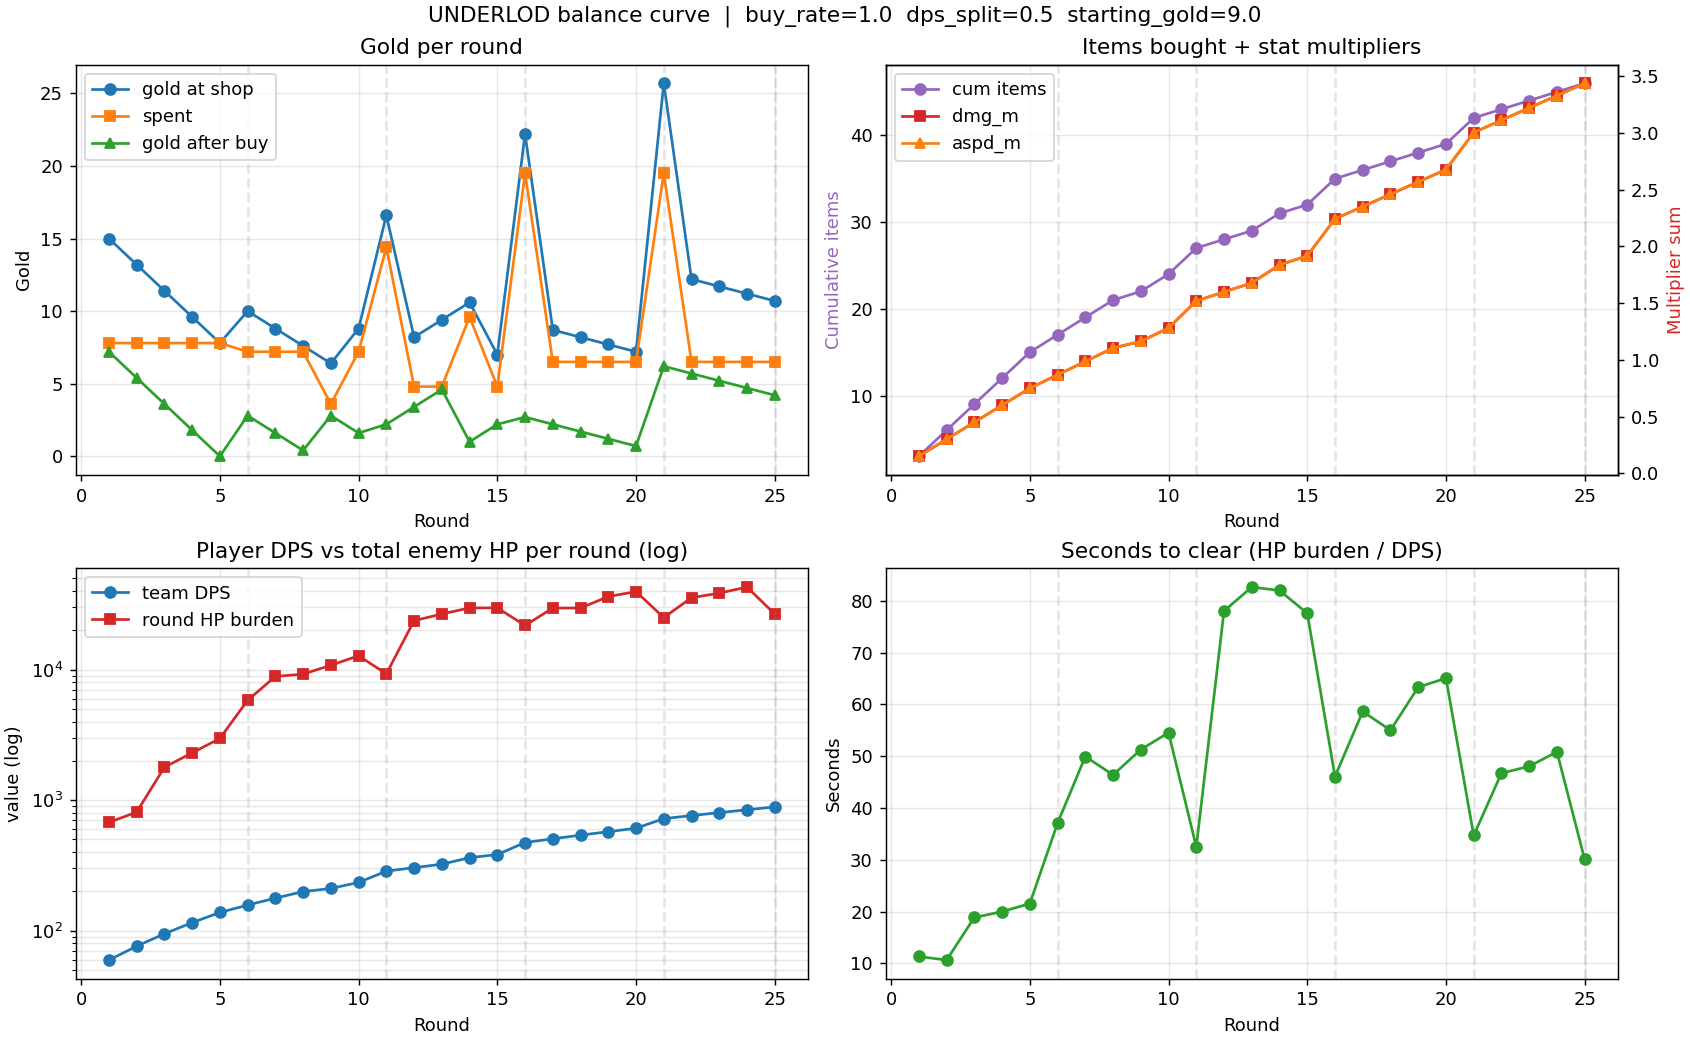

Python code for this plot:
"""
UNDERLOD balance curve simulator.

Pulls hard numbers from combat_stats/combat_stats.lua and game_constants.lua,
models an "average" player's gold income, shop purchases, and resulting
damage multiplier, and renders curves of:

  - gold income vs cumulative spend
  - cumulative items bought
  - expected player effective DPS
  - per-round enemy HP burden
  - "rounds-to-clear" proxy = HP_burden / DPS

The point is to see the SHAPE: does player power keep pace with enemy HP, or
does one snowball away from the other? Numbers here are deliberately
deterministic-average (no RNG variance) so the curve is readable.

Run:
    python analysis/balance_curve.py                # prints table + saves PNG
    python analysis/balance_curve.py --no-plot      # table only
    python analysis/balance_curve.py --buy-rate 0.7 # buy 70% of affordable
"""

from __future__ import annotations

import argparse
import sys
from dataclasses import dataclass, field

# ---------------------------------------------------------------------------
# Constants mirrored from the Lua source
# ---------------------------------------------------------------------------

# game_constants.lua
NUMBER_OF_ROUNDS = 25
STARTING_GOLD = 9.0
GOLD_PER_ROUND = 6
BOSS_ROUNDS = [6, 11, 16, 21, 25]
GOLD_FOR_BOSS_ROUND = {6: 10, 11: 15, 16: 20, 21: 25}  # round 25 has no bonus
REROLL_COST = 1

# combat_stats.lua  -- enemy base stats
REGULAR_ENEMY_HP = 45
SPECIAL_ENEMY_HP = 280
MINIBOSS_HP = 400
BOSS_HP = 1400
BOSS_HP_MULT_BY_TYPE = {"stompy": 3}  # applied on round 6
BOSS_TYPE_BY_ROUND = {6: "stompy", 11: "dragon", 16: None, 21: None, 25: None}

# Per-level scale (1-indexed in Lua, mirrored 0-indexed here -> we keep
# 1-indexed access via SCALE_BY_LEVEL[level - 1]).
ENEMY_SCALE_BY_LEVEL = [
    0, 0, 0, 1, 1, 1,
    2, 2, 2, 3, 3, 3,
    4, 4, 4, 5, 5, 5, 6,
    7, 7, 7, 8, 8, 8,
]
BOSS_SCALE_BY_LEVEL = [
    0, 0, 0, 0, 0, 0,
    0, 0, 0, 0, 0, 1,
    0, 0, 0, 0, 0, 0, 0, 2,
    0, 0, 0, 0, 0, 0, 4,
]


def post_boss_hp_mult(level: int) -> int:
    if level >= 12:
        return 4
    if level >= 7:
        return 2
    return 1


def scaled_enemy_hp(level: int, base_hp: int) -> float:
    scale = ENEMY_SCALE_BY_LEVEL[level - 1]
    return (base_hp + base_hp * 0.2 * scale) * post_boss_hp_mult(level)


def scaled_boss_hp(level: int, base_hp: int) -> float:
    # Boss scale table is short; fall back to 0 if level past end.
    if level - 1 < len(BOSS_SCALE_BY_LEVEL):
        scale = BOSS_SCALE_BY_LEVEL[level - 1]
    else:
        scale = 0
    return (base_hp + base_hp * 0.8 * scale) * post_boss_hp_mult(level)


def swarmers_per_level(level: int) -> int:
    return min(30, 8 + level * 2)


def num_specials_per_level(level: int) -> int:
    if level <= 2:
        return 0
    if level in (3, 4):
        return 2
    if level == 5:
        return 3
    # L6 is boss round itself -> 0 specials in wave (handled by boss separately).
    # L7+ uses LEVELS_AFTER_BOSS_LEVEL mapping {1->4, 2->4, 3->5, 4->5, 5->5}.
    last_boss = max(b for b in BOSS_ROUNDS if b <= level) if any(b <= level for b in BOSS_ROUNDS) else 0
    adjusted = level - last_boss
    if adjusted <= 0:
        return 0  # the boss round itself
    return {1: 4, 2: 4, 3: 5, 4: 5, 5: 5}.get(adjusted, 5)


WAVE_KILL_QUOTA_MULTIPLIER = 1.5  # the wave instructions cycle ~1.5x


def round_enemy_hp(level: int) -> float:
    """Total HP the player must chew through in a round."""
    swarmers = swarmers_per_level(level)
    specials = num_specials_per_level(level)
    s_hp = scaled_enemy_hp(level, REGULAR_ENEMY_HP)
    sp_hp = scaled_enemy_hp(level, SPECIAL_ENEMY_HP)
    wave_hp = (swarmers * s_hp + specials * sp_hp) * WAVE_KILL_QUOTA_MULTIPLIER
    if level in BOSS_ROUNDS:
        boss_type = BOSS_TYPE_BY_ROUND.get(level)
        boss_mult = BOSS_HP_MULT_BY_TYPE.get(boss_type, 1)
        wave_hp += scaled_boss_hp(level, BOSS_HP) * boss_mult
    return wave_hp


# ---------------------------------------------------------------------------
# Shop / purchase model
# ---------------------------------------------------------------------------

# items_v2.lua
ITEM_COST_BY_RARITY = {"common": 2, "rare": 4, "epic": 6, "legendary": 10}

# combat_stats.lua  TIER_TO_ITEM_RARITY_WEIGHTS (C, R, E, L)
RARITY_WEIGHTS_BY_TIER = {
    1.0: (0.70, 0.30, 0.00, 0.00),
    1.5: (0.35, 0.50, 0.15, 0.00),
    2.0: (0.20, 0.40, 0.30, 0.10),
    2.5: (0.00, 0.25, 0.50, 0.25),
}


def level_to_tier(level: int) -> float:
    if level <= 5:
        return 1.0
    if level <= 10:
        return 1.5
    if level <= 15:
        return 2.0
    return 2.5


def expected_shop_cost(level: int) -> float:
    """Average cost of one shop slot at this level (weighted across rarities)."""
    weights = RARITY_WEIGHTS_BY_TIER[level_to_tier(level)]
    rarities = ("common", "rare", "epic", "legendary")
    return sum(w * ITEM_COST_BY_RARITY[r] for w, r in zip(weights, rarities))


# items_v2.lua: 3 items shown per shop refresh.
SHOP_SLOTS = 3

# How much effective DPS multiplier (additive to dmg_m / aspd_m) does one
# purchased item contribute, AVERAGED across all rarities and sets? Items can
# carry 1-2 sets; ~half the set pool is DPS-relevant (Damage, ASPD, Crit,
# Repeat, Multi, Splash, Range, Bloodlust, Attack Effects). Set bonuses go
# 1/2/4 stat points; first pieces hit immediately.
#
# Rough per-rarity contribution to (dmg_m + aspd_m) sum, additive:
DPS_CONTRIB_BY_RARITY = {
    "common": 0.10,
    "rare": 0.10,    # rares roll 0-0 stat values but carry set procs; ~equiv
    "epic": 0.22,    # epics roll 2 sets, more set-stacking chance
    "legendary": 0.33,
}


def expected_dps_contrib(level: int) -> float:
    weights = RARITY_WEIGHTS_BY_TIER[level_to_tier(level)]
    rarities = ("common", "rare", "epic", "legendary")
    return sum(w * DPS_CONTRIB_BY_RARITY[r] for w, r in zip(weights, rarities))


# ---------------------------------------------------------------------------
# Player base DPS
# ---------------------------------------------------------------------------

# combat_stats.lua
TROOP_DAMAGE = 11
NUM_TROOPS = 3

# Default unit class is archer (most common pick). dmg_mult=1.5, attack
# cooldown 'fast' = 1.1s in attack_cooldowns. So per-troop DPS at base:
BASE_DMG_PER_TROOP = TROOP_DAMAGE * 1.5
BASE_ATTACK_COOLDOWN = 1.1
BASE_DPS_PER_TROOP = BASE_DMG_PER_TROOP / BASE_ATTACK_COOLDOWN  # ≈ 15.0
BASE_TEAM_DPS = NUM_TROOPS * BASE_DPS_PER_TROOP  # ≈ 45.0


def team_dps(buff_dmg_m: float, buff_aspd_m: float) -> float:
    # Lua: dmg = base * (1 + buff_dmg_m_adds) ; aspd_m = 1/(1+aspd_adds).
    # buff_dmg_m starts at 1 and is added to. We pass the SUM of added stat,
    # so effective multiplier = (1 + buff_dmg_m).
    eff_dmg = BASE_DMG_PER_TROOP * (1 + buff_dmg_m)
    eff_cd = BASE_ATTACK_COOLDOWN / (1 + buff_aspd_m)
    return NUM_TROOPS * eff_dmg / eff_cd


# ---------------------------------------------------------------------------
# Simulator
# ---------------------------------------------------------------------------


@dataclass
class RoundState:
    level: int
    gold_start: float
    income: float
    spent: float
    items_bought: int
    cumulative_items: int
    dmg_m: float
    aspd_m: float
    dps: float
    enemy_hp: float
    rounds_to_clear: float
    gold_end: float


@dataclass
class SimConfig:
    buy_rate: float = 1.0      # fraction of affordable items the player actually buys
    dps_split: float = 0.5     # half of per-item bonus goes to dmg_m, half to aspd_m
    starting_gold: float = STARTING_GOLD
    # If True, all per-item bonus goes into a single combined "dmg_m" variable
    # rather than splitting. Doesn't change effective DPS much but reads simpler.
    combine_into_dmg_only: bool = False


def simulate(cfg: SimConfig) -> list[RoundState]:
    gold = cfg.starting_gold
    dmg_m = 0.0
    aspd_m = 0.0
    cumulative_items = 0
    rows: list[RoundState] = []

    for level in range(1, NUMBER_OF_ROUNDS + 1):
        # 1. Income at the start of the buy phase (Lua adds gold post-arena).
        income = GOLD_PER_ROUND
        if level in GOLD_FOR_BOSS_ROUND:
            income = GOLD_FOR_BOSS_ROUND[level]
        gold_start_of_round = gold + income

        # 2. Shop: 3 slots, average cost varies by tier. Greedy: buy items at
        # avg cost while gold permits, scaled by buy_rate.
        avg_cost = expected_shop_cost(level)
        max_affordable = int(gold_start_of_round // avg_cost) if avg_cost > 0 else 0
        max_buyable_this_shop = min(max_affordable, SHOP_SLOTS)
        items_bought = int(round(max_buyable_this_shop * cfg.buy_rate))
        spent = items_bought * avg_cost
        gold_after = gold_start_of_round - spent

        # 3. Apply purchased items to multipliers.
        per_item_contrib = expected_dps_contrib(level)
        total_contrib = items_bought * per_item_contrib
        if cfg.combine_into_dmg_only:
            dmg_m += total_contrib
        else:
            dmg_m += total_contrib * cfg.dps_split
            aspd_m += total_contrib * (1 - cfg.dps_split)

        cumulative_items += items_bought
        dps = team_dps(dmg_m, aspd_m)
        e_hp = round_enemy_hp(level)
        rtc = e_hp / dps if dps > 0 else float("inf")

        rows.append(RoundState(
            level=level,
            gold_start=gold + income,  # start-of-shop gold
            income=income,
            spent=spent,
            items_bought=items_bought,
            cumulative_items=cumulative_items,
            dmg_m=dmg_m,
            aspd_m=aspd_m,
            dps=dps,
            enemy_hp=e_hp,
            rounds_to_clear=rtc,
            gold_end=gold_after,
        ))
        gold = gold_after

    return rows


# ---------------------------------------------------------------------------
# Rendering
# ---------------------------------------------------------------------------


def print_table(rows: list[RoundState], cfg: SimConfig) -> None:
    print(f"\n=== UNDERLOD balance curve (buy_rate={cfg.buy_rate}, "
          f"dps_split={cfg.dps_split}) ===\n")
    header = (
        f"{'L':>3} {'tier':>5} {'gold':>6} {'inc':>4} {'spent':>6} "
        f"{'buy':>4} {'cum':>4} {'dmgM':>5} {'aspM':>5} {'DPS':>7} "
        f"{'enemyHP':>9} {'clr(s)':>7}"
    )
    print(header)
    print("-" * len(header))
    for r in rows:
        boss_mark = "*" if r.level in BOSS_ROUNDS else " "
        print(
            f"{r.level:>3}{boss_mark}{level_to_tier(r.level):>4.1f} "
            f"{r.gold_start:>6.1f} {r.income:>4} {r.spent:>6.1f} "
            f"{r.items_bought:>4} {r.cumulative_items:>4} "
            f"{r.dmg_m:>5.2f} {r.aspd_m:>5.2f} {r.dps:>7.1f} "
            f"{r.enemy_hp:>9.0f} {r.rounds_to_clear:>7.1f}"
        )
    print("\n* = boss round\n")


def plot(rows: list[RoundState], cfg: SimConfig, out_path: str) -> None:
    import matplotlib.pyplot as plt

    levels = [r.level for r in rows]
    fig, axes = plt.subplots(2, 2, figsize=(13, 8), constrained_layout=True)

    # 1. Gold flow
    ax = axes[0, 0]
    ax.plot(levels, [r.gold_start for r in rows], "-o", label="gold at shop")
    ax.plot(levels, [r.spent for r in rows], "-s", label="spent")
    ax.plot(levels, [r.gold_end for r in rows], "-^", label="gold after buy")
    for b in BOSS_ROUNDS:
        ax.axvline(b, color="grey", alpha=0.2, linestyle="--")
    ax.set_title("Gold per round")
    ax.set_xlabel("Round")
    ax.set_ylabel("Gold")
    ax.legend()
    ax.grid(alpha=0.3)

    # 2. Item count + multipliers
    ax = axes[0, 1]
    ax.plot(levels, [r.cumulative_items for r in rows], "-o", color="tab:purple",
            label="cum items")
    ax.set_xlabel("Round")
    ax.set_ylabel("Cumulative items", color="tab:purple")
    ax.grid(alpha=0.3)
    ax2 = ax.twinx()
    ax2.plot(levels, [r.dmg_m for r in rows], "-s", color="tab:red", label="dmg_m")
    ax2.plot(levels, [r.aspd_m for r in rows], "-^", color="tab:orange", label="aspd_m")
    ax2.set_ylabel("Multiplier sum", color="tab:red")
    for b in BOSS_ROUNDS:
        ax.axvline(b, color="grey", alpha=0.2, linestyle="--")
    ax.set_title("Items bought + stat multipliers")
    lines, labels = ax.get_legend_handles_labels()
    lines2, labels2 = ax2.get_legend_handles_labels()
    ax.legend(lines + lines2, labels + labels2, loc="upper left")

    # 3. Player DPS vs enemy HP per round (log scale)
    ax = axes[1, 0]
    ax.plot(levels, [r.dps for r in rows], "-o", color="tab:blue", label="team DPS")
    ax.plot(levels, [r.enemy_hp for r in rows], "-s", color="tab:red",
            label="round HP burden")
    for b in BOSS_ROUNDS:
        ax.axvline(b, color="grey", alpha=0.2, linestyle="--")
    ax.set_yscale("log")
    ax.set_title("Player DPS vs total enemy HP per round (log)")
    ax.set_xlabel("Round")
    ax.set_ylabel("value (log)")
    ax.legend()
    ax.grid(alpha=0.3, which="both")

    # 4. Rounds-to-clear proxy
    ax = axes[1, 1]
    rtc = [r.rounds_to_clear for r in rows]
    ax.plot(levels, rtc, "-o", color="tab:green")
    for b in BOSS_ROUNDS:
        ax.axvline(b, color="grey", alpha=0.2, linestyle="--")
    ax.set_title("Seconds to clear (HP burden / DPS)")
    ax.set_xlabel("Round")
    ax.set_ylabel("Seconds")
    ax.grid(alpha=0.3)

    fig.suptitle(
        f"UNDERLOD balance curve  |  buy_rate={cfg.buy_rate}  "
        f"dps_split={cfg.dps_split}  starting_gold={cfg.starting_gold}"
    )
    fig.savefig(out_path, dpi=130)
    print(f"saved plot -> {out_path}")


def main() -> int:
    p = argparse.ArgumentParser()
    p.add_argument("--buy-rate", type=float, default=1.0,
                   help="fraction of affordable items the player actually buys (default 1.0)")
    p.add_argument("--dps-split", type=float, default=0.5,
                   help="fraction of per-item bonus into dmg_m (rest goes to aspd_m)")
    p.add_argument("--starting-gold", type=float, default=STARTING_GOLD)
    p.add_argument("--combine", action="store_true",
                   help="route all per-item bonus into dmg_m (ignores aspd)")
    p.add_argument("--no-plot", action="store_true")
    p.add_argument("--out", default="analysis/balance_curve.png")
    args = p.parse_args()

    cfg = SimConfig(
        buy_rate=args.buy_rate,
        dps_split=args.dps_split,
        starting_gold=args.starting_gold,
        combine_into_dmg_only=args.combine,
    )
    rows = simulate(cfg)
    print_table(rows, cfg)
    if not args.no_plot:
        plot(rows, cfg, args.out)
    return 0


if __name__ == "__main__":
    sys.exit(main())
